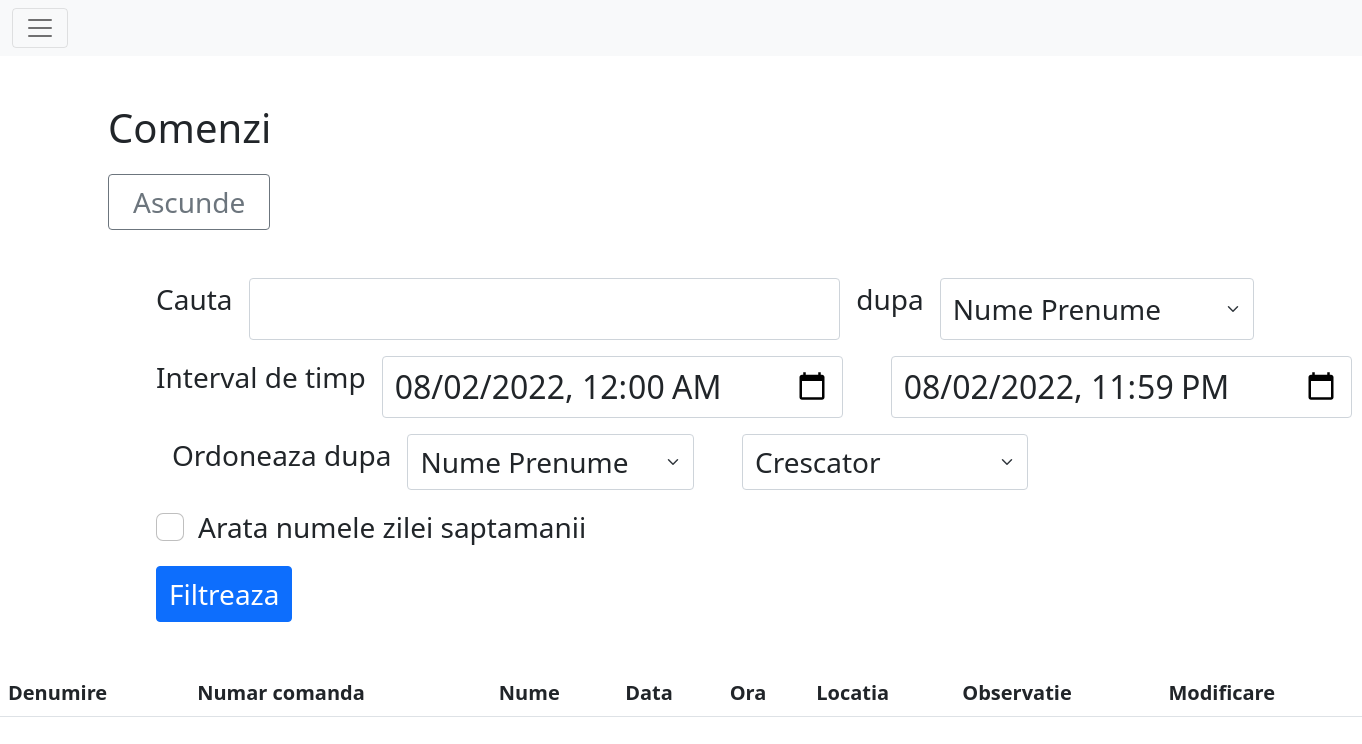
The app's page /activity/comenzi (signed in), older data.
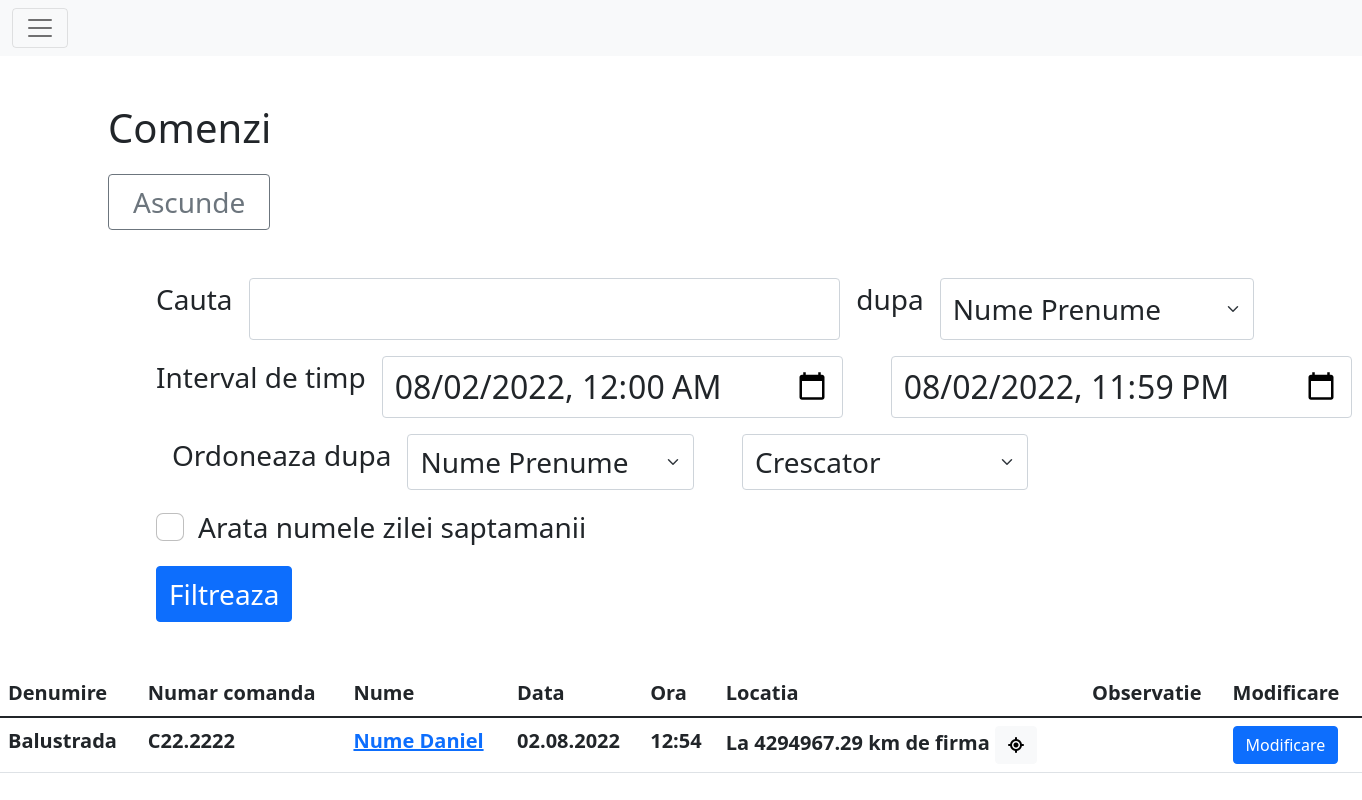
The same page, newer data.
### main/models.py (models this page shows, shortened)
class Info(models.Model):
    user = models.ForeignKey(User, null=True, on_delete=models.CASCADE)
    latitude = models.DecimalField(blank=True, max_digits=11, decimal_places=8)
    longitude = models.DecimalField(blank=True, max_digits=11, decimal_places=8)
    nrcalcloc = models.IntegerField(blank=True, default=1, verbose_name="Numarul de relocari")
    datetime = models.DateTimeField(blank=True, default=datetime.datetime.strptime("01.01.2022 00:00:00", "%d.%m.%Y %H:%M:%S"))
    text = models.TextField(blank=True, max_length=300, verbose_name="observatie")
    @property
    def getCoords(self):
        return f"{self.latitude},{self.longitude}"

class Comanda(Info):
    numar_comanda = models.CharField(blank=False, max_length=15, default="Cxxxx.xx")
    denumire = models.CharField(blank=False, max_length=20, default="")
    class Meta:
        verbose_name_plural='Comenzi'

class Info(models.Model):
    user = models.ForeignKey(User, null=True, on_delete=models.CASCADE)
    latitude = models.DecimalField(blank=True, max_digits=11, decimal_places=8)
    longitude = models.DecimalField(blank=True, max_digits=11, decimal_places=8)
    nrcalcloc = models.IntegerField(blank=True, default=1, verbose_name="Numarul de relocari")
    datetime = models.DateTimeField(blank=True, default=datetime.datetime.strptime("01.01.2022 00:00:00", "%d.%m.%Y %H:%M:%S"))
    text = models.TextField(blank=True, max_length=300, verbose_name="observatie")
    @property
    def getCoords(self):
        return f"{self.latitude},{self.longitude}"

class User(AbstractUser):
    nume = models.CharField(blank=False, max_length=50, default="Angajat")
    email = models.EmailField(blank=True, null=False)
    telefon = models.CharField(blank=True, null=False, default='', max_length=15)
    role = models.CharField(blank=False, default="Angajat", max_length=20)
    class Meta:
        verbose_name='Utilizator'
        verbose_name_plural='Utilizatori'

class OwnSettings(models.Model):
    nrrecalcpoz = models.IntegerField(blank=False, default=3, verbose_name="Numarul de relocari")
    secafterrecalc = models.IntegerField(blank=False, default=60, verbose_name="Numarul de secunde dupa care este disponibila o relocare")
    disterror = models.FloatField(blank=False, default=10, verbose_name="Distanta in metrii acceptata ca eroare a calculului de locatie")
    program = models.CharField(blank=False, default="L Ma Mi J V S D", max_length=20)
    min_tolerated = models.IntegerField(blank=False, default=5, verbose_name="Numarul de minute tolerate in calculul celor 8 ore dintre intrare si iesire")
    harta = models.ForeignKey(Harta, null=True, on_delete=models.DO_NOTHING)
    class Meta:
        verbose_name='Setari proprii'
        verbose_name_plural='Setari'

class Forma(models.Model):
    nume = models.CharField(blank=True, default="corp", max_length=30)
    tip = models.CharField(blank=False, default="Cerc", choices=[("Cerc", "Cerc")], max_length=15)
    puncte = models.TextField(blank=False, default="0 0\n0 0")
    def getShape(self):
        model = None
        if self.tip == "Triunghi": model = geometry.Triunghi
        elif self.tip == "Patrulater": model = geometry.Patrulater
        elif self.tip == "Cerc": model = geometry.Cerc
        strpcts = self.puncte.split('\n')
        while "" in strpcts:
            strpcts.remove("")
        pcts = []
        for pctstr in strpcts:
            s = str(pctstr).replace('\r', '').replace(',', ' ').split(' ')
            pcts.append([float(s[0]), float(s[1])])
        return model(*pcts)
    class Meta:
        verbose_name='Arie pe harta'
        verbose_name_plural='Arii pe harta'

### main/views.py (the view)
# urls.py: path("activity/comenzi", login_required(views.ComandaActivity.as_view()), name="comenzi"),
class ComandaActivity(BaseActivityView):
    template_name = 'comenzi.html'
    titlu = "Comenzi"
    model = models.Comanda

### main/geometry.py (called while the page is built)
    @staticmethod
    def __dist(point1: list, point2: list):
        return sqrt((point1[1]-point2[1])**2 + (point1[0]-point2[0])**2)

    @property
    def center(self):
        return (self.__center[0], self.__center[1])

    @property
    def point(self):
        return (self.__point[0], self.__point[1])

### main/templatetags/mytags.py (called while the page is built)
@register.filter(name='role_at_least')
def role_at_least(user, name):
    priorit = {
        "Angajat": 1,
        "Viewer": 2,
        "Manager": 3,
        "Admin": 4,
    }
    if not user.is_authenticated:
        return False
    if name in priorit.keys():
        return priorit[user.role] >= priorit[name]
    return False

@register.filter(name='strloc')
def strloc(info: models.Info) -> str:
    return utils.locStr(info)

### main/utils.py (called while the page is built)
def getTime(info = None):
    now = None
    if info is None: now = utils.timezone.now()
    elif isinstance(info, models.Info): now = info.datetime
    elif isinstance(info, datetime.datetime): now = info
    settings_time_zone = pytz.timezone(settings.TIME_ZONE)
    now = now.astimezone(settings_time_zone)
    return now

### templates/comenzi.html (shortened to what this page needs)
{% extends 'base.html' %}
{% block content %}
{% load mytags %}
<div class="w-100 h-100 mb-5">
<div class="container-fluid m-5 fs-1">
    <h1 class="mb-3 ms-5"> {{ titlu }} </h1>
    <button id='btnSHS' title="Arata / Ascunde filtrarea" data-bs-toggle="tooltip" data-bs-placement="right" onclick="arataascunde('filter', 'btnSHS')" class="btn btn-outline-secondary btn-square-md font-weight-bold fs-3 align-self-center my-0 px-4 ms-5">Ascunde</button>
    <div class="m-5 fs-3" id="filter">
    <div class="fs-3 mt-5 mx-5 mb-3">
    <form method="get">
        <div class="d-flex flex-row mb-3">
            <p class="me-3 form-label">Cauta</p>
            <input type="search" class="form-control fs-2" name="stext" value="{{ stext }}">
            <p class="me-3 form-label ms-3">dupa</p>
            <select class="form-select flex-shrink-1 fs-3 me-5 w-50" aria-label="Default select example" name="scrit" required>
              <option {% if scrit == "nume" %}selected{% endif %} value="nume">Nume Prenume</option>
            </select>
        </div>
        <div class="d-flex flex-row mb-3">
            <p class="me-3 form-label text-nowrap">Interval de timp</p>
            <input autocomplete="off" type="datetime-local" class="form-control fs-2 me-5" id="inputDate1" pattern="[0-9]{4}-[0-9]{2}-[0-9]{2}T[0-9]{2}:[0-9]{2}" name="date1">
            <input autocomplete="off" type="datetime-local" class="form-control fs-2 me-5" id="inputDate2" pattern="[0-9]{4}-[0-9]{2}-[0-9]{2}T[0-9]{2}:[0-9]{2}" name="date2">
        </div>
        <div class="d-flex flex-row mb-3">
            <p class="me-3 form-label ms-3">Ordoneaza dupa</p>
            <select class="form-select flex-shrink-1 fs-3 me-5 w-25" aria-label="Default select example" name="ocrit">
              <option {% if ocrit == "nume" %}selected{% endif %} value="nume">Nume Prenume</option>
            </select>
            <select class="form-select flex-shrink-1 fs-3 me-5 w-25" aria-label="Default select example" name="oord" required>
              <option {% if oord == "cresc" %}selected{% endif %} value="cresc">Crescator</option>
            </select>
        </div>
        <div class="form-check mt-2">
          <input autocomplete="off" class="form-check-input" type="checkbox" value="1" id="flexCheckDefault" name="showday" {% if showday == "1" %} checked {% endif %}>
          <label class="form-check-label" for="flexCheckDefault">
            Arata numele zilei saptamanii
          </label>
        </div>
        <button type="submit" class="btn btn-primary mt-3 me-5 fs-3">Filtreaza</button>
    </form>
    </div>
    </div>
</div>
</div>
<div class="w-100 h-100">
    <table class="table table-hover fs-5">
        <thead class="">
            <tr>
                <th> Denumire </th>
                <th> Numar comanda</th>
                <th> Nume </th>
                <th> Data </th>
                <th> Ora </th>
                <th> Locatia </th>
                <th> Observatie </th>
                <th> Modificare </th>
            </tr>
        </thead>
        <tbody>
        {% for info in tabledata %}
            <tr>
                <th> {{ info.denumire }}</th>
                <th> {{ info.numar_comanda }}</th>
                <th> <a href="{% url 'detaliiuser' username=info.user.username %}">{{ info.user.nume }}</a></th>
                <th> {{ info.datetime|ftime:"date" }} </th>
                <th> {{ info.datetime|ftime:"time" }} </th>
                <th> {{ info|strloc }}
                {% if info|strloc != "-" %}<button class="btn btn-light" onclick="loadMap('{{ info.getCoords|safe }}')"><i class="fa-solid fa-location-crosshairs"></i></button>{% endif %}
                </th>
                <th> {{ info.text }} </th>
                <th> <a href="{% url 'actUserFromPath' datein=info.datetime|ftime:"date" dateout=info.datetime|ftime:"date" username=info.user.username%}" class="btn btn-primary">Modificare</a> </th>
            </tr>
        {% endfor %}
        </tbody>
    </table>
</div>
{% endblock %}

Row changes from the older to the newer data that the page shows:
added Comanda: denumire "Balustrada", numar_comanda "C22.2222", user.nume "Nume Daniel", datetime|ftime "02.08.2022", datetime|ftime "12:54", nume "La 4294967.29 km de firma"
